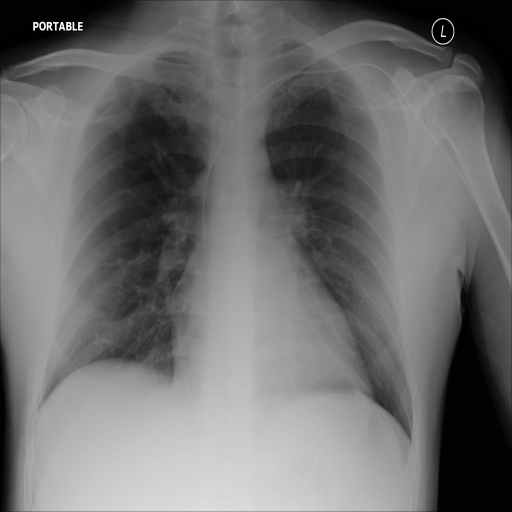
#> input picture test set/normal-1003.jpg, 1024 x 1024 px (shown at 1/2 size); its folder holds only this picture in this run
$ python -i app.py   (imports and definitions only)   (older library calls are emulated)
#> lines starting #> are read from the running program, lines starting #| are printed output that depends on the picture; after the words box and inside, x2 and y2 are one past the last pixel; in counts of white or black regions, pixels touching at a corner belong together
#> further down, picture is the input picture: shape (1024, 1024, 3); min 0, max 255, mean 110.4
import os
import uuid
import atexit
import glob
import logging
from datetime import datetime, timedelta

from flask import Flask, render_template, request, jsonify, send_from_directory
import joblib
import cv2
import numpy as np
from skimage import feature, img_as_ubyte
import skimage


# ---------------------------
# CONFIG
# ---------------------------

class Config:
    BASE_DIR = os.path.dirname(os.path.abspath(__file__))
    MODEL_PATH = os.path.join(BASE_DIR, "model", "model.pkl")
    UPLOADS_DIR = os.path.join(BASE_DIR, "static", "uploads")
    STEPS_DIR = os.path.join(BASE_DIR, "static", "steps")
    IMAGE_SIZE = (512, 512)
    ALLOWED_EXTENSIONS = {"png", "jpg", "jpeg"}
    MAX_CONTENT_LENGTH = 8 * 1024 * 1024
    SESSION_FILE_TTL = 60 * 60 * 1
    CLEANUP_OLDER_THAN = 24 * 3600


# ---------------------------
# LOGGING
# ---------------------------
# [4 lines not run here, left out]
logger = logging.getLogger("app")

# ---------------------------
# APP INIT
# ---------------------------
# [1 line not run here, left out]
# [1 line that did not run here, left out]

# Ensure directories exist
# [2 lines not run here, left out]

# ---------------------------
# MODEL LOAD
# ---------------------------
model = None
model_loaded = False
# [10 lines not run here, left out]

# ---------------------------
# UTILITIES
# ---------------------------
def allowed_file(filename):
    return "." in filename and filename.rsplit(".", 1)[1].lower() in Config.ALLOWED_EXTENSIONS

def ensure_uint8(img):
    if img is None:
        return None
    if img.dtype == np.uint8:
        return img
    # scale floats or other dtypes to uint8
    if np.issubdtype(img.dtype, np.floating):
        img = np.clip(img, 0.0, 1.0)
        return (img * 255).astype(np.uint8)
    else:
        # generic cast with normalization
        imin, imax = img.min(), img.max()
        if imax - imin == 0:
            return np.zeros(img.shape, dtype=np.uint8)
        norm = (img - imin) / (imax - imin)
        return (norm * 255).astype(np.uint8)

def save_step_image(img, step_name, session_id=None):  # Save an intermediate step image
    try:
        if img is None:
            return None
        filename = f"{step_name}_{session_id or 'global'}_{uuid.uuid4().hex[:8]}.png"
        path = os.path.join(Config.STEPS_DIR, filename)
        img_to_save = ensure_uint8(img)
        cv2.imwrite(path, img_to_save)
        return os.path.join("static", "steps", filename).replace(os.path.sep, "/")
    except Exception as e:
        logger.exception(f"Failed saving step image {step_name}: {e}")
        return None

# [40 lines left out: functions cleanup_session_files, cleanup_all_temp_files, not called in this run]

# Register global cleanup on shutdown
# [1 line not run here, left out]

# ---------------------------
# IMAGE PIPELINE
# ---------------------------
def enhance_image(img):
    ensure_uint8(img)
    img_gaussian = cv2.GaussianBlur(img, (5, 5), 0)
    img_laplacian = cv2.Laplacian(img_gaussian, cv2.CV_64F)
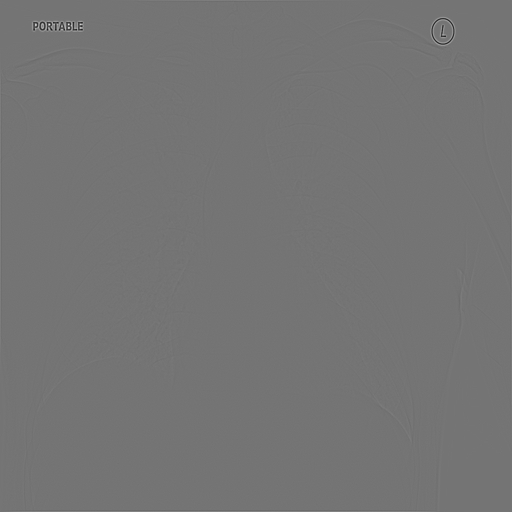
#> img_laplacian: shape (1024, 1024) float64 (shown at 1/2 size); min -116, max 139, mean 0; drawn with min black and max white
    img_sharpened = cv2.convertScaleAbs(img_gaussian - img_laplacian)
    img_hist = cv2.equalizeHist(img_sharpened)
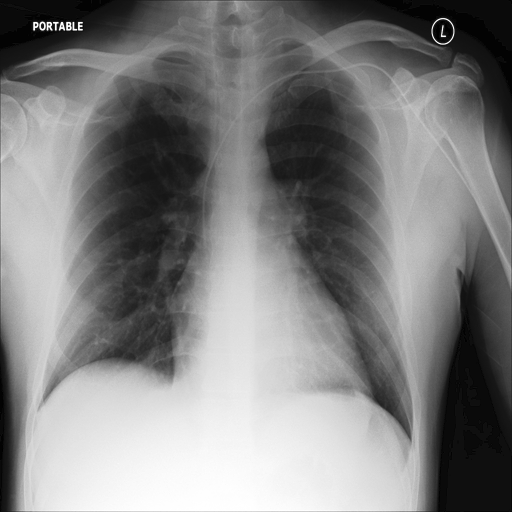
#> img_hist: shape (1024, 1024) (shown at 1/2 size); min 0, max 255, mean 128
    return img_hist

def segment_image(img):
    _, img_thr = cv2.threshold(img, 0, 255, cv2.THRESH_OTSU)
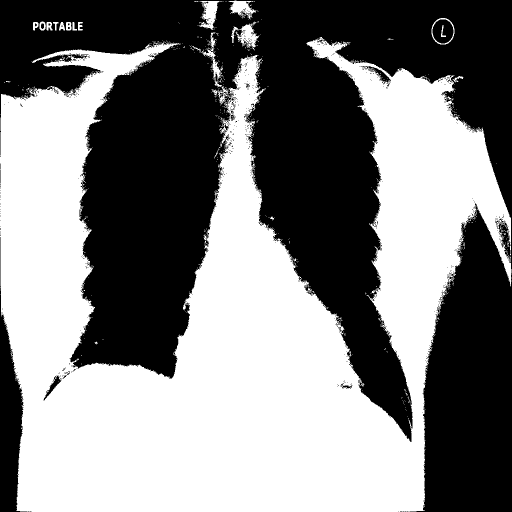
#> img_thr: shape (1024, 1024) (shown at 1/2 size); 50.5% white; 594 black regions (582 under 20 px), largest, box (x1, y1, x2, y2) and area: (0, 0, 1024, 1024) 501892, (0, 474, 55, 1024) 13401, (865, 39, 907, 87) 1502
    return cv2.bitwise_not(img_thr)

def morphological_process(img):
    kernel = cv2.getStructuringElement(cv2.MORPH_ELLIPSE, (13, 13))
    return cv2.morphologyEx(img, cv2.MORPH_OPEN, kernel)
#> returned value: shape (1024, 1024); 47.3% white; 6 white regions, box (x1, y1, x2, y2) and area: (503, 0, 1024, 872) 200092, (0, 0, 445, 754) 190147, (847, 431, 1024, 1024) 84611, (0, 635, 45, 1024) 12752, (428, 2, 499, 177) 6750, (865, 39, 907, 87) 1433

def select_lungs(segmented):
    num_labels, labels, stats, centroids = cv2.connectedComponentsWithStats(segmented, 8, cv2.CV_32S)
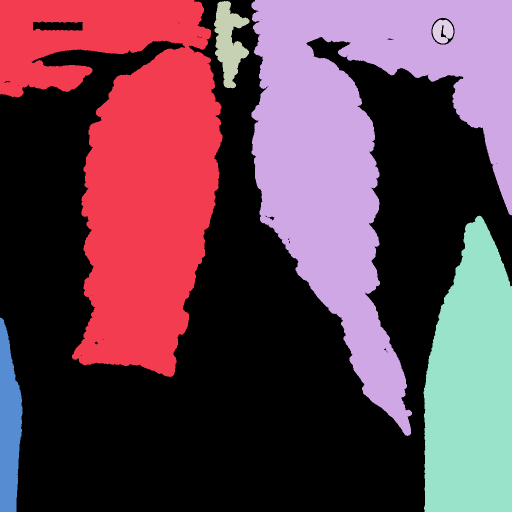
#> labels: shape (1024, 1024) int32 (shown at 1/2 size); 7 distinct labels, from 0 to 6; one colour per label, 0 black
#> num_labels = 7; stats = [[0, 0, 1024, 1024, 552791], [0, 0, 445, 754, 190147], [503, 0, 521, 872, 200092], [428, 2, 71, 175, 6750], [865, 39, 42, 48, 1433], [847, 431, 177, 593, 84611], [0, 635, 45, 389, 12752]]; centroids = [[463.9, 615.9], [265, 326.4], [725.7, 284.3], [457.5, 83.78], [885.2, 61.97], [942.6, 772.9], [17.47, 851]]
    h, w = segmented.shape
#> h = 1024; w = 1024

    candidates = []
    for i in range(1, num_labels):
        x = centroids[i][0]
        y = centroids[i] [1]
        area = stats[i, cv2.CC_STAT_AREA]
        # select components roughly within central horizontal band
        if w * 0.2 < x < w * 0.8:
            candidates.append((area, i))
#> this loop made 6 passes
#> (x, y, area) on passes 1 to 6: (265, 326.4, 190147), (725.7, 284.3, 200092), (457.5, 83.78, 6750), (885.2, 61.97, 1433), (942.6, 772.9, 84611), (17.47, 851, 12752)
#> after the loop, candidates = [(190147, 1), (200092, 2), (6750, 3)]

    candidates.sort(key=lambda x: x[0], reverse=True)

    lung1 = np.zeros_like(segmented)
    lung2 = np.zeros_like(segmented)

    if len(candidates) >= 1:
        largest_component_id = candidates[0][1]
#> largest_component_id = 2
        lung1[labels == largest_component_id] = 255
    if len(candidates) >= 2:
        second_largest_component_id = candidates[1][1]
#> second_largest_component_id = 1
        lung2[labels == second_largest_component_id] = 255

    return lung1, lung2

def get_mask(img):
    lung1, lung2 = select_lungs(img)
#> lung1: shape (1024, 1024); 19.1% white; 1 white region, box (x1, y1, x2, y2) and area: (503, 0, 1024, 872) 200092
#> lung2: shape (1024, 1024); 18.1% white; 1 white region, box (x1, y1, x2, y2) and area: (0, 0, 445, 754) 190147
    lungs = cv2.add(lung1, lung2)
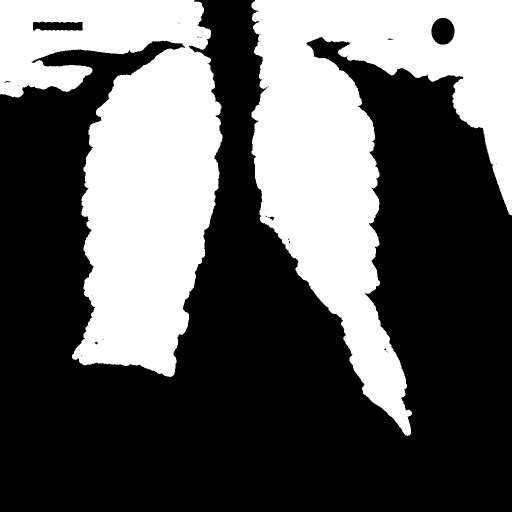
#> lungs: shape (1024, 1024) (shown at 1/2 size); 37.2% white; 2 white regions, box (x1, y1, x2, y2) and area: (503, 0, 1024, 872) 200092, (0, 0, 445, 754) 190147
    kernel_close = cv2.getStructuringElement(cv2.MORPH_ELLIPSE, (19, 19))
    return cv2.morphologyEx(lungs, cv2.MORPH_CLOSE, kernel_close)
#> returned value: shape (1024, 1024); 37.6% white; 2 white regions, box (x1, y1, x2, y2) and area: (503, 0, 1024, 872) 201521, (0, 0, 445, 754) 193255

def apply_mask(img, mask):
    clahe = cv2.createCLAHE(clipLimit=2.0, tileGridSize=(8, 8))
    img_clahe = clahe.apply(img)
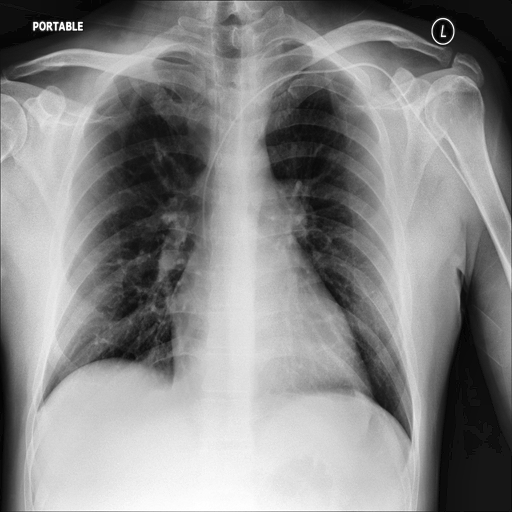
#> img_clahe: shape (1024, 1024) (shown at 1/2 size); min 1, max 255, mean 135.9
    return cv2.bitwise_and(img_clahe, img_clahe, mask=mask)
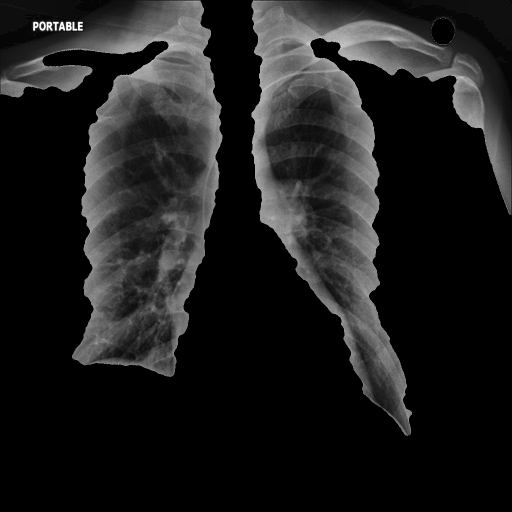
#> returned value: shape (1024, 1024) (shown at 1/2 size); min 0, max 255, mean 29.3

# Feature extractors
# [43 lines left out: functions extract_lbp, extract_glcm, extract_hog, extract_features, not called in this run]

# ---------------------------
# PROCESSING WRAPPERS
# ---------------------------
def process_image(img, session_id=None):
    if img is None:
        raise ValueError("Input image is None")
    steps = {}
    try:
        if len(img.shape) == 3:
            gray = cv2.cvtColor(img, cv2.COLOR_BGR2GRAY)
        else:
            gray = img.copy()
        steps["01_original_gray"] = save_step_image(gray, "01_original_gray", session_id)

        enhanced = enhance_image(gray)
        steps["02_enhanced"] = save_step_image(enhanced, "02_enhanced", session_id)

        segmented = segment_image(enhanced)
        steps["03_segmented"] = save_step_image(segmented, "03_segmented", session_id)

        morph = morphological_process(segmented)
        steps["04_morphological"] = save_step_image(morph, "04_morphological", session_id)

        mask = get_mask(morph)
        steps["05_mask"] = save_step_image(mask, "05_mask", session_id)

        masked = apply_mask(enhanced, mask)
        steps["06_masked_applied"] = save_step_image(masked, "06_masked_applied", session_id)

        return masked, steps
    except Exception as e:
        logger.exception(f"Error in process_image: {e}")
        raise

# [8 lines left out: function process_and_get_vector, not called in this run]
# [5 lines not run here, left out]

# ---------------------------
# FLASK ROUTES
# ---------------------------
# [3 lines that did not run here, left out]

# [56 lines that did not run here, left out]

# [8 lines that did not run here, left out]

# [7 lines that did not run here, left out]

# [3 lines that did not run here, left out]

# [3 lines that did not run here, left out]

# ---------------------------
# ERROR HANDLERS
# ---------------------------
# [4 lines that did not run here, left out]

# [3 lines that did not run here, left out]

# [4 lines that did not run here, left out]

# ---------------------------
# RUN APP
# ---------------------------
# [5 lines not run here, left out]

>>> import cv2
>>> picture = cv2.imread('../test set/normal-1003.jpg')
>>> result = process_image(picture)

$ run again, on test set/normal-1006.jpg
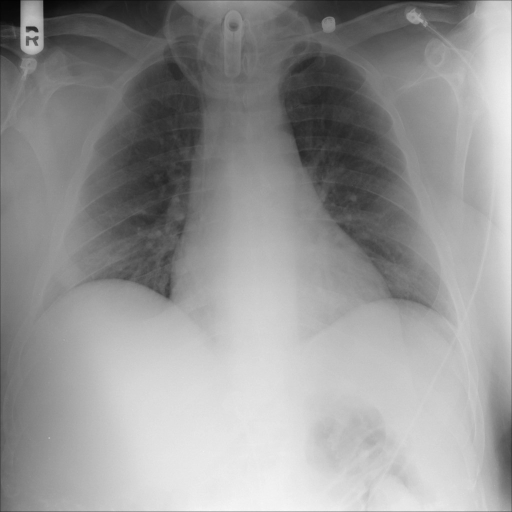
#> input picture test set/normal-1006.jpg, 1024 x 1024 px (shown at 1/2 size)
#> picture is the input picture: shape (1024, 1024, 3); min 0, max 255, mean 149.4
#> img_thr: shape (1024, 1024); 49.9% white; 618 white regions (610 under 20 px), largest, box (x1, y1, x2, y2) and area: (67, 1, 1024, 1024) 517447, (41, 5, 87, 109) 3369, (103, 453, 132, 505) 388
#> in select_lungs, `num_labels, labels, stats, centroids = cv2.connectedComponentsWithStat..`:
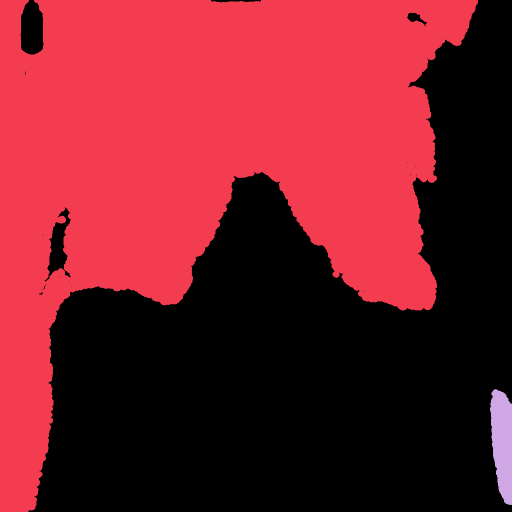
#> labels: shape (1024, 1024) int32 (shown at 1/2 size); 3 distinct labels, from 0 to 2; one colour per label, 0 black
#> num_labels = 3; stats = [[41, 0, 983, 1024, 539294], [0, 0, 956, 1024, 501521], [980, 778, 44, 232, 7761]]; centroids = [[608.1, 687.7], [400, 316.2], [1004.6, 884.7]]
#> the loop in select_lungs, `for i in range(1, num_labels):` made 2 passes
#> (x, y, area) on passes 1 to 2: (400, 316.2, 501521), (1004.6, 884.7, 7761)
#> after the loop in select_lungs, `for i in range(1, num_labels):`: candidates = [(501521, 1)]
#> largest_component_id = 1
#> lung1: shape (1024, 1024); 47.8% white; 1 white region, box (x1, y1, x2, y2) and area: (0, 0, 956, 1024) 501521
#> lung2: shape (1024, 1024); every value is 0
#> in apply_mask, `return cv2.bitwise_and(img_clahe, img_clahe, mask=mask)`:
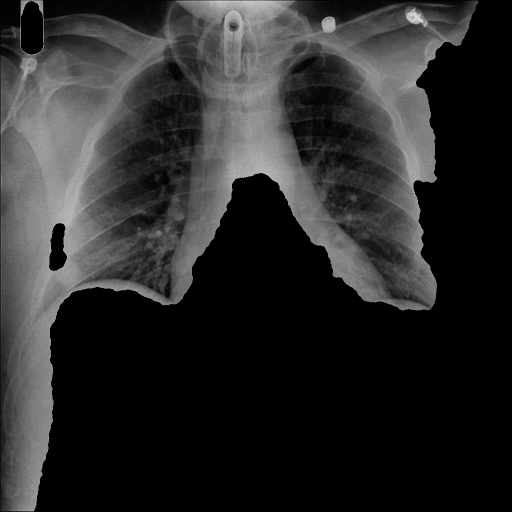
#> returned value: shape (1024, 1024) (shown at 1/2 size); min 0, max 220, mean 42.1

$ run again, on test set/normal-1008.jpg
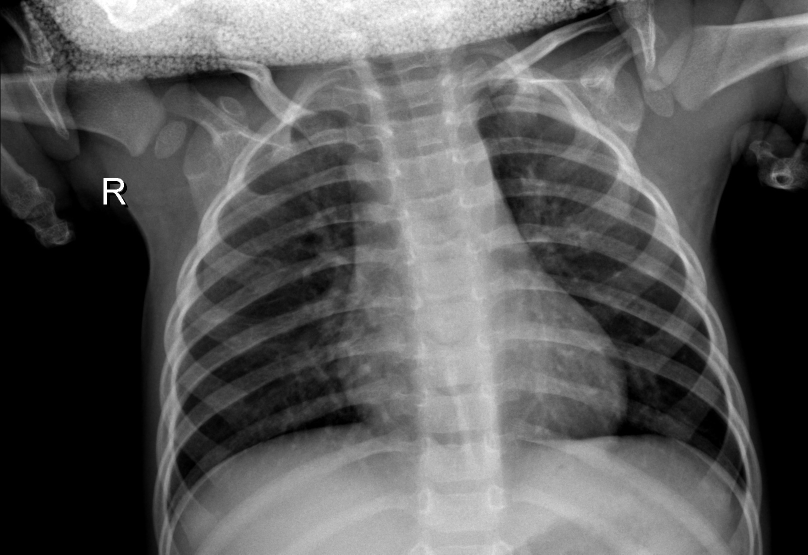
#> input picture test set/normal-1008.jpg, 1616 x 1109 px (shown at 1/2 size)
#> picture is the input picture: shape (1109, 1616, 3); min 0, max 255, mean 90.3
#> img_thr: shape (1109, 1616); 47.9% white; 817 white regions (748 under 20 px), largest, box (x1, y1, x2, y2) and area: (81, 0, 1616, 1109) 829674, (178, 200, 328, 313) 7172, (2, 132, 134, 258) 4063
#> in select_lungs, `num_labels, labels, stats, centroids = cv2.connectedComponentsWithStat..`:
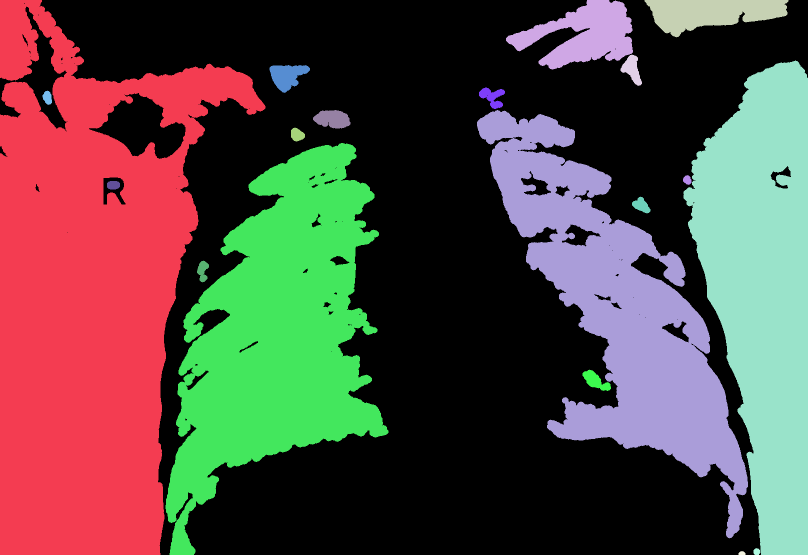
#> labels: shape (1109, 1616) int32 (shown at 1/2 size); 20 distinct labels, from 0 to 19; one colour per label, 0 black
#> num_labels = 20; stats = 20 rows, first 6: [0, 0, 1616, 1109, 906858], [0, 0, 531, 1109, 340332], [1012, 0, 254, 139, 18589], [1289, 0, 288, 75, 13546], [1241, 109, 43, 63, 1379], [1367, 121, 249, 988, 159118]; centroids = 20 rows, first 8: [880.5, 522.6], [175.5, 594], [1167.9, 69.12], [1422.8, 25.38], [1264, 138.3], [1526.4, 571.2], [573.9, 151.3], [984.3, 193.6]
#> the loop in select_lungs, `for i in range(1, num_labels):` made 19 passes
#> (x, y, area) on passes 1 to 8: (175.5, 594, 340332), (1167.9, 69.12, 18589), (1422.8, 25.38, 13546), (1264, 138.3, 1379), (1526.4, 571.2, 159118), (573.9, 151.3, 2753), (984.3, 193.6, 1180), (94.65, 194.9, 388)
#> after the loop in select_lungs, `for i in range(1, num_labels):`: candidates = [(18589, 2), (1379, 4), (2753, 6), (1180, 7), (2066, 9), (155571, 10), (565, 11), (186400, 12), (715, 15), (638, 16), (1205, 17)]
#> largest_component_id = 12
#> second_largest_component_id = 10
#> lung1: shape (1109, 1616); 10.4% white; 1 white region, box (x1, y1, x2, y2) and area: (331, 286, 777, 1109) 186400
#> lung2: shape (1109, 1616); 8.7% white; 1 white region, box (x1, y1, x2, y2) and area: (954, 220, 1496, 1077) 155571
#> lungs: shape (1109, 1616); 19.1% white; 2 white regions, box (x1, y1, x2, y2) and area: (331, 286, 777, 1109) 186400, (954, 220, 1496, 1077) 155571
#> in apply_mask, `return cv2.bitwise_and(img_clahe, img_clahe, mask=mask)`:
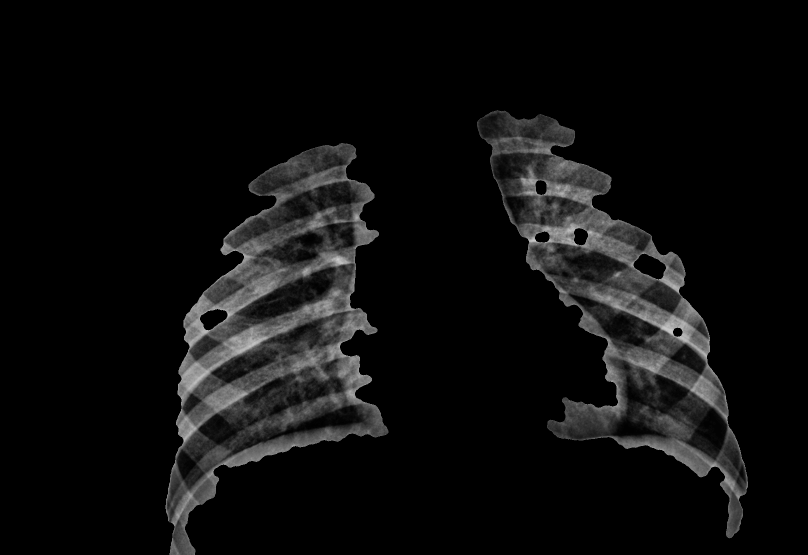
#> returned value: shape (1109, 1616) (shown at 1/2 size); min 0, max 207, mean 14

$ run again, on test set/normal-1009.jpg
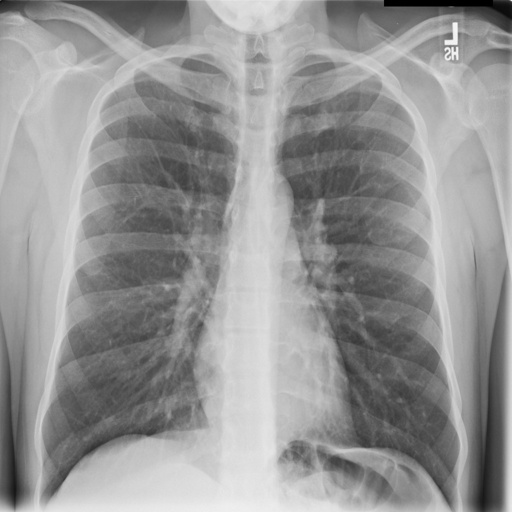
#> input picture test set/normal-1009.jpg, 512 x 512 px
#> picture is the input picture: shape (512, 512, 3); min 0, max 250, mean 148.5
#> img_thr: shape (512, 512); 49.9% white; 127 white regions (109 under 20 px), largest, box (x1, y1, x2, y2) and area: (0, 0, 512, 512) 129564, (185, 257, 207, 292) 239, (487, 38, 512, 48) 116
#> labels: shape (512, 512) int32; 11 distinct labels, from 0 to 10
#> num_labels = 11; stats = [[0, 0, 512, 512, 139712], [0, 0, 193, 48, 5785], [312, 0, 200, 53, 6409], [429, 35, 15, 18, 202], [470, 47, 42, 24, 689], [181, 58, 29, 17, 350], [276, 59, 183, 447, 46891], [185, 75, 16, 13, 156], [42, 76, 195, 423, 46759], [462, 256, 46, 256, 9410], [0, 314, 34, 196, 5781]]; centroids = [[248.2, 241.5], [111.2, 17.63], [404.3, 17.65], [436.4, 43.37], [491.7, 57.52], [195.1, 65.63], [366.4, 292.1], [192.5, 81], [143.3, 281.6], [486.7, 391.5], [14.83, 413.3]]
#> the loop in select_lungs, `for i in range(1, num_labels):` made 10 passes
#> (x, y, area) on passes 1 to 8: (111.2, 17.63, 5785), (404.3, 17.65, 6409), (436.4, 43.37, 202), (491.7, 57.52, 689), (195.1, 65.63, 350), (366.4, 292.1, 46891), (192.5, 81, 156), (143.3, 281.6, 46759)
#> after the loop in select_lungs, `for i in range(1, num_labels):`: candidates = [(5785, 1), (6409, 2), (350, 5), (46891, 6), (156, 7), (46759, 8)]
#> largest_component_id = 6
#> second_largest_component_id = 8
#> lung1: shape (512, 512); 17.9% white; 1 white region, box (x1, y1, x2, y2) and area: (276, 59, 459, 506) 46891
#> lung2: shape (512, 512); 17.8% white; 1 white region, box (x1, y1, x2, y2) and area: (42, 76, 237, 499) 46759
#> lungs: shape (512, 512); 35.7% white; 2 white regions, box (x1, y1, x2, y2) and area: (276, 59, 459, 506) 46891, (42, 76, 237, 499) 46759
#> in apply_mask, `return cv2.bitwise_and(img_clahe, img_clahe, mask=mask)`:
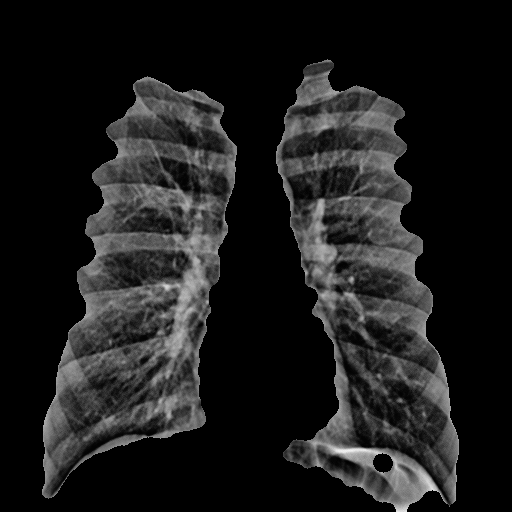
#> returned value: shape (512, 512); min 0, max 241, mean 28.5
